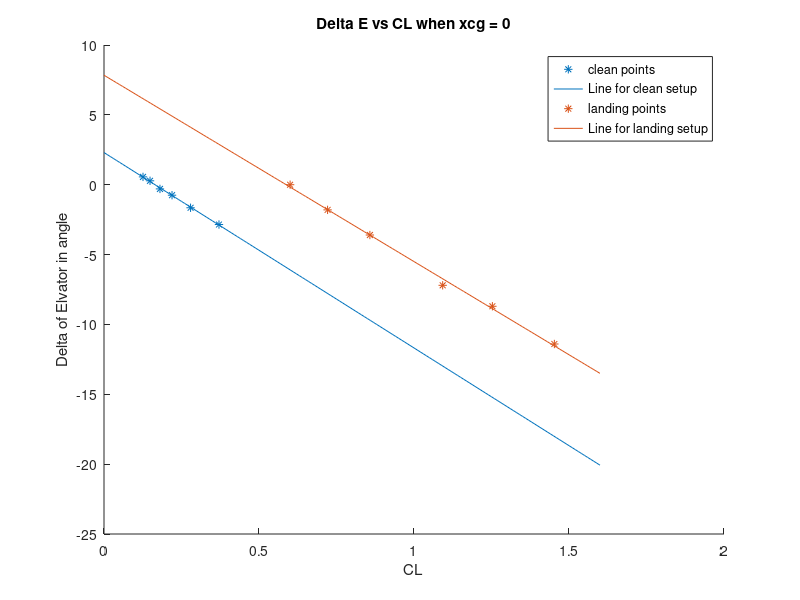

MATLAB code to generate this figure:
clear
clc

%%Zero xcg AOA vs CL
%%clean 
rho=1.225;
IAS = [239.2,220.1,199.5,180.9,160.3,139]*0.5144;
MassOfFuel=(3100+503+[980,976,971.8,968.6,965,959.4]).*0.453592;
WeightOfFuel = MassOfFuel.*9.81;
CL = WeightOfFuel./(0.5.*rho.*IAS.^2.*17.48);
AoA=[-0.6,-0.3,0.1,0.45,1.25,2.3];

p1=polyfit(AoA,CL,1);
scatter(AoA,CL);
range = [-10:0.1:10];
hold on
plot(range,p1(1).*range + p1(2));
%%
%landing
IAS_landing = ([108.9,99.3,91,80.6,75.2,69.8])*0.5144;
MassOfFuel_landing = ([930,924.8,919,915.6,907.8,903.3]+3100+503).*0.453592;

WeightofFuel_landing = MassOfFuel_landing.*9.81;
CL_landing = WeightofFuel_landing./(0.5.*rho.*IAS_landing.^2.*17.48);
AoA_landing = [-4.3,-2.85,-1,2.1,3.6,5.7];

hold on
scatter(AoA_landing,CL_landing,'*');
p2 = polyfit(AoA_landing,CL_landing,1);
hold on
plot(range,p2(1).*range+p2(2));
legend('points for clean setup','line for clean setup','points for landing setup','line for landing setup');
xlabel('Angel of attack in degree');
ylabel('CL(Coefficient of life)');
title('CL vs AoA for zero Xcg');
hold off

%%
%clean 
%delta e and Cl
%xcg = 0

rangeCL=[0:0.01:1.6];
deltaE=[0.04*14,0.02*14,-0.01*30,-0.025*30,-0.055*30,-0.095*30];
scatter(CL,deltaE,'*');
pdeltaE = polyfit(CL,deltaE,1);
hold on
plot(rangeCL,pdeltaE(1).*rangeCL+pdeltaE(2));
hold on

%%
%landing
deltaE_landing=[0*30,-0.06*30,-0.12*30,-0.24*30,-0.29*30,-0.38*30];
scatter(CL_landing,deltaE_landing,'*');
pdeltaE_landing = polyfit(CL_landing,deltaE_landing,1);
hold on
plot(rangeCL,pdeltaE_landing(1).*rangeCL+pdeltaE_landing(2));
title('Delta E vs CL when xcg = 0')
xlabel('CL')
ylabel('Delta of Elvator in angle');
legend('clean points','Line for clean setup','landing points','Line for landing setup');

%clean dDeltaE/dCl = -13.9851
%landing = -13.3372
